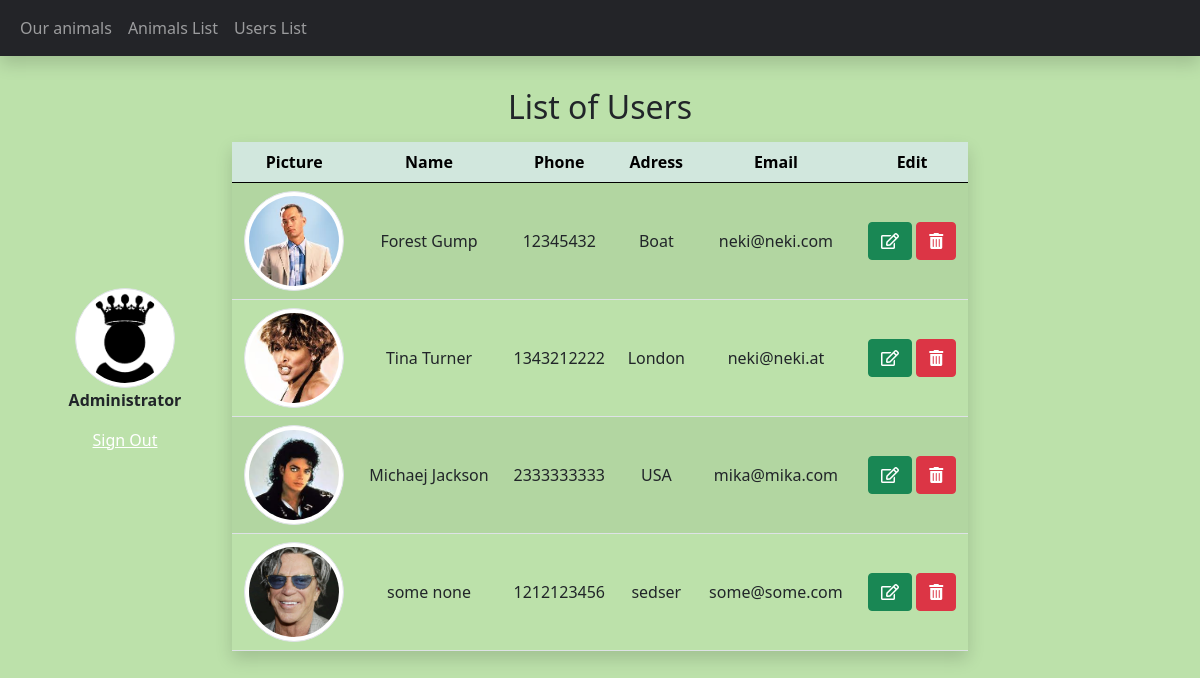
The app's page /dashboard.php (signed in) with its own data.
### tables this page shows
CREATE TABLE `user` (
  `id` int(11) NOT NULL,
  `first_name` varchar(255) NOT NULL,
  `last_name` varchar(255) NOT NULL,
  `email` varchar(255) NOT NULL,
  `password` varchar(255) NOT NULL,
  `phone` varchar(255) NOT NULL,
  `adress` varchar(255) NOT NULL,
  `picture` varchar(255) DEFAULT NULL,
  `status` varchar(255) NOT NULL DEFAULT 'user'
);

### dashboard.php (the view, shortened to what this page needs)
<?php
require_once 'components/db_connect.php';
$status = 'adm';
$sql = "SELECT * FROM user WHERE status != '$status'";
$result = mysqli_query($connect, $sql);
$tbody = '';
if ($result->num_rows > 0) {
    while ($row = $result->fetch_array(MYSQLI_ASSOC)) {
        $tbody .= "<tr>
           <td><img class='img-thumbnail rounded-circle' src='pictures/" . $row['picture'] . "' alt=" . $row['first_name'] . "></td>
           <td>" . $row['first_name'] . " " . $row['last_name'] . "</td>
           <td>" . $row['phone'] . "</td>
           <td>" . $row['adress'] . "</td>
           <td>" . $row['email'] . "</td>
           <td><a href='update.php?id=" . $row['id'] . "'><button class='btn btn-success' type='button'><i class='far fa-edit'></i></button></a>
           <a href='delete.php?id=" . $row['id'] . "'><button class='btn btn-danger' type='button'><i class='fas fa-trash-alt'></i></button></a></td>
        </tr>";
    }
} else {
    $tbody = "<tr><td colspan='5'><center>No Data Available </center></td></tr>";
}
?>
<!DOCTYPE html>
<html lang="en" >
<head>
    <link rel="stylesheet" href="//use.fontawesome.com/releases/v5.0.7/css/all.css">
   <?php require_once 'components/boot.php' ?>
</head>
<body >
<nav class="navbar navbar-expand navbar-dark mb-3 sticky-top shadow">
  <div class="container-fluid">
    <div class="collapse navbar-collapse" id="navbarNav">
      <ul class="navbar-nav">
        <li class="nav-item">
          <a class="nav-link" aria-current="page" href="home.php">Our animals</a>
        </li>
        <li class="nav-item">
          <a class="nav-link" href="products/index.php">Animals List</a>
        </li>
         <li class="nav-item">
          <a class="nav-link" href="dashboard.php">Users List</a>
        </li>
    </div>
  </div>
</nav>
<div class="container" >
   <div class= "row align-items-center">
       <div  class="col-2 text-center">
       <img class="rounded-circle img-thumbnail"  src="pictures/admavatar.png" alt= "Adm avatar" >
       <p class="fw-bold">Administrator</p>
       <a  href="logout.php?logout" class="text-white">Sign Out </a>
       </div >
       <div  class="col-8">
        <h2 class="text-center my-3">List of Users</h2>
       <table class='table shadow table-striped'>
           <thead class="table-success">
               <tr>
                   <th>Picture</th>
                   <th>Name</th >
                   <th>Phone</th>
                   <th>Adress</th>
                   <th>Email</th >
                   <th>Edit</th >
               </tr>
           </thead>
           <tbody>
            <?=$tbody?>
            </tbody>
        </table>
       </div>
   </div>
</div>
</body>
</html>

### dashboard.php (style rules this page uses)
body { background: rgb(188,225,170); }
.img-thumbnail { width: 100px; height: 100px; object-fit: cover; }
td { vertical-align: middle; }
tr { text-align: center; }
.navbar { background-color: #232428; }

### records on screen
user: picture (picture), first_name "Forest", last_name "Gump", phone "12345432", adress "Boat", email "neki@neki.com"
user: picture (picture), first_name "Tina", last_name "Turner", phone "1343212222", adress "London", email "neki@neki.at"
user: picture (picture), first_name "Michaej", last_name "Jackson", phone "2333333333", adress "USA", email "mika@mika.com"
user: picture (picture), first_name "some", last_name "none", phone "1212123456", adress "sedser", email "some@some.com"
